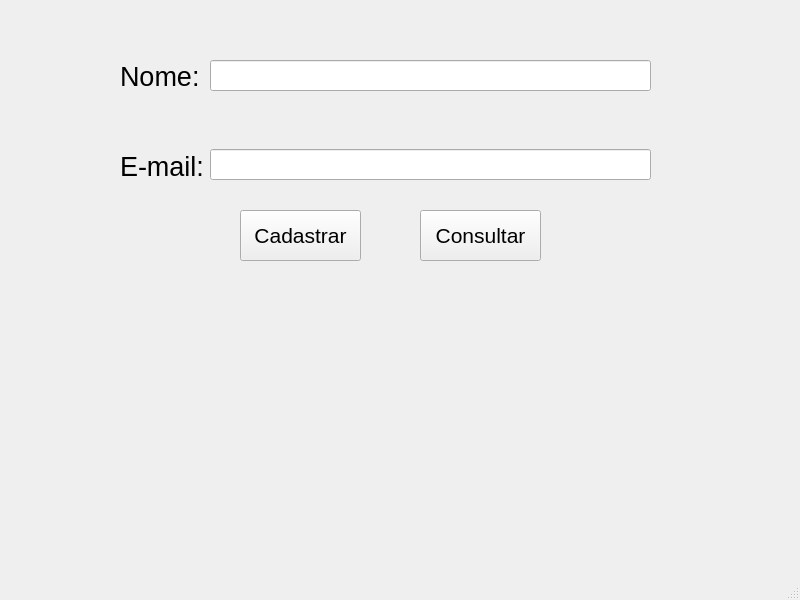
<?xml version="1.0" encoding="UTF-8"?>
<ui version="4.0">
 <class>MainWindow</class>
 <widget class="QMainWindow" name="MainWindow">
  <property name="geometry">
   <rect>
    <x>0</x>
    <y>0</y>
    <width>800</width>
    <height>600</height>
   </rect>
  </property>
  <property name="windowTitle">
   <string>MainWindow</string>
  </property>
  <widget class="QWidget" name="centralwidget">
   <widget class="QLabel" name="label">
    <property name="geometry">
     <rect>
      <x>120</x>
      <y>60</y>
      <width>80</width>
      <height>33</height>
     </rect>
    </property>
    <property name="font">
     <font>
      <pointsize>20</pointsize>
     </font>
    </property>
    <property name="text">
     <string>Nome:</string>
    </property>
   </widget>
   <widget class="QLabel" name="label_2">
    <property name="geometry">
     <rect>
      <x>120</x>
      <y>150</y>
      <width>84</width>
      <height>33</height>
     </rect>
    </property>
    <property name="font">
     <font>
      <pointsize>20</pointsize>
     </font>
    </property>
    <property name="text">
     <string>E-mail:</string>
    </property>
   </widget>
   <widget class="QLineEdit" name="lineEdit_nome">
    <property name="geometry">
     <rect>
      <x>210</x>
      <y>60</y>
      <width>441</width>
      <height>31</height>
     </rect>
    </property>
    <property name="font">
     <font>
      <pointsize>18</pointsize>
     </font>
    </property>
   </widget>
   <widget class="QLineEdit" name="lineEdit_email">
    <property name="geometry">
     <rect>
      <x>210</x>
      <y>149</y>
      <width>441</width>
      <height>31</height>
     </rect>
    </property>
    <property name="font">
     <font>
      <pointsize>18</pointsize>
     </font>
    </property>
   </widget>
   <widget class="QPushButton" name="pushButton_cadastrar">
    <property name="geometry">
     <rect>
      <x>240</x>
      <y>210</y>
      <width>121</width>
      <height>51</height>
     </rect>
    </property>
    <property name="font">
     <font>
      <pointsize>16</pointsize>
     </font>
    </property>
    <property name="text">
     <string>Cadastrar</string>
    </property>
   </widget>
   <widget class="QPushButton" name="pushButton_consultar">
    <property name="geometry">
     <rect>
      <x>420</x>
      <y>210</y>
      <width>121</width>
      <height>51</height>
     </rect>
    </property>
    <property name="font">
     <font>
      <pointsize>16</pointsize>
     </font>
    </property>
    <property name="text">
     <string>Consultar</string>
    </property>
   </widget>
  </widget>
  <widget class="QMenuBar" name="menubar">
   <property name="geometry">
    <rect>
     <x>0</x>
     <y>0</y>
     <width>800</width>
     <height>21</height>
    </rect>
   </property>
  </widget>
  <widget class="QStatusBar" name="statusbar"/>
 </widget>
 <resources/>
 <connections/>
</ui>
